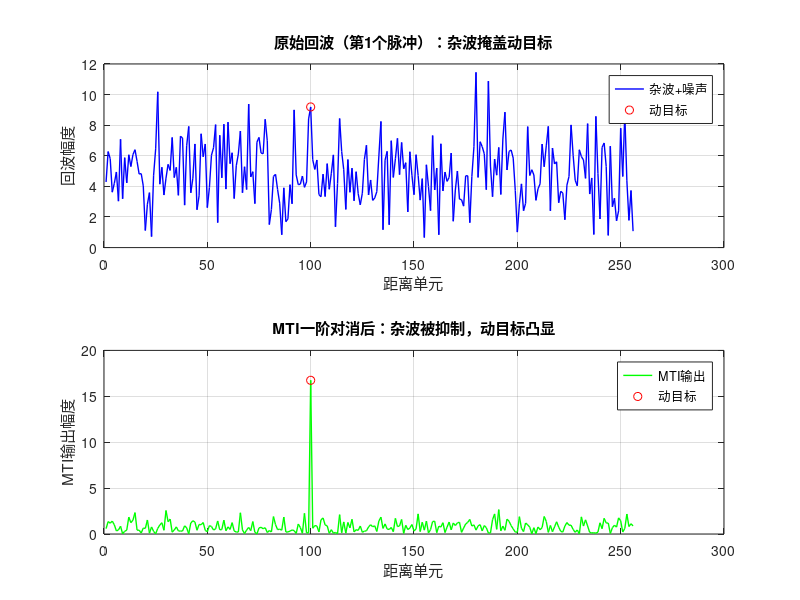

The MATLAB source for this figure:
% ===================== MTI（动目标指示）仿真代码 =====================
% 功能：实现一阶MTI延迟线对消，抑制固定杂波，提取动目标
clc; clear; close all;

%% 1. 定义仿真参数
Nr = 256;           % 距离单元数（快时间维）
Np = 32;            % 脉冲数（慢时间维，即MTI处理的脉冲数）
Fs = 1e6;           % 采样率(Hz)
Tc = 100e-6;        % 脉冲重复周期(PRT, s)
f0 = 10e9;          % 雷达工作频率(10GHz，X波段)
c = 3e8;            % 光速(m/s)
lambda = c/f0;      % 波长(m)
v_target = 50;      % 动目标速度(m/s)，正速度表示靠近雷达

%% 2. 生成仿真雷达回波数据（杂波+动目标+噪声）
% 初始化回波矩阵：维度为 距离单元数 × 脉冲数
echo_data = zeros(Nr, Np);

% (1) 生成固定杂波（覆盖所有距离单元，幅度随机）
clutter_amp = 5 + 2*randn(Nr, 1);  % 杂波幅度（含小幅随机波动）
echo_data = echo_data + clutter_amp * ones(1, Np);  % 杂波在所有脉冲中不变

% (2) 加入动目标（位置：第100个距离单元，所有脉冲都有）
target_range_idx = 100;            % 目标距离单元索引
doppler_freq = 2*v_target/lambda;  % 目标多普勒频率
for n = 1:Np
    % 动目标回波：幅度+多普勒相位调制
    echo_data(target_range_idx, n) = echo_data(target_range_idx, n) + ...
        10 * exp(1j * 2*pi*doppler_freq*n*Tc);
end

% (3) 加入高斯白噪声
echo_data = echo_data + (0.5 + 0.5j) * randn(Nr, Np);

%% 3. 一阶MTI延迟线对消（核心处理）
% 原理：y(n) = x(n) - x(n-1)，相邻脉冲相减
mti_output = zeros(Nr, Np);
for n = 2:Np  % 从第2个脉冲开始对消
    mti_output(:, n) = echo_data(:, n) - echo_data(:, n-1);
end

%% 4. 结果可视化
figure('Color','w');
subplot(2,1,1);
% 绘制原始回波的幅度（第1个脉冲）
plot(1:Nr, abs(echo_data(:,1)), 'b-', 'LineWidth',1);
hold on;
plot(target_range_idx, abs(echo_data(target_range_idx,1)), 'ro', 'MarkerSize',6);
xlabel('距离单元'); ylabel('回波幅度');
title('原始回波（第1个脉冲）：杂波掩盖动目标');
legend('杂波+噪声','动目标','Location','best');
grid on;

subplot(2,1,2);
% 绘制MTI处理后的幅度（第2个脉冲，对消后）
plot(1:Nr, abs(mti_output(:,2)), 'g-', 'LineWidth',1);
hold on;
plot(target_range_idx, abs(mti_output(target_range_idx,2)), 'ro', 'MarkerSize',6);
xlabel('距离单元'); ylabel('MTI输出幅度');
title('MTI一阶对消后：杂波被抑制，动目标凸显');
legend('MTI输出','动目标','Location','best');
grid on;